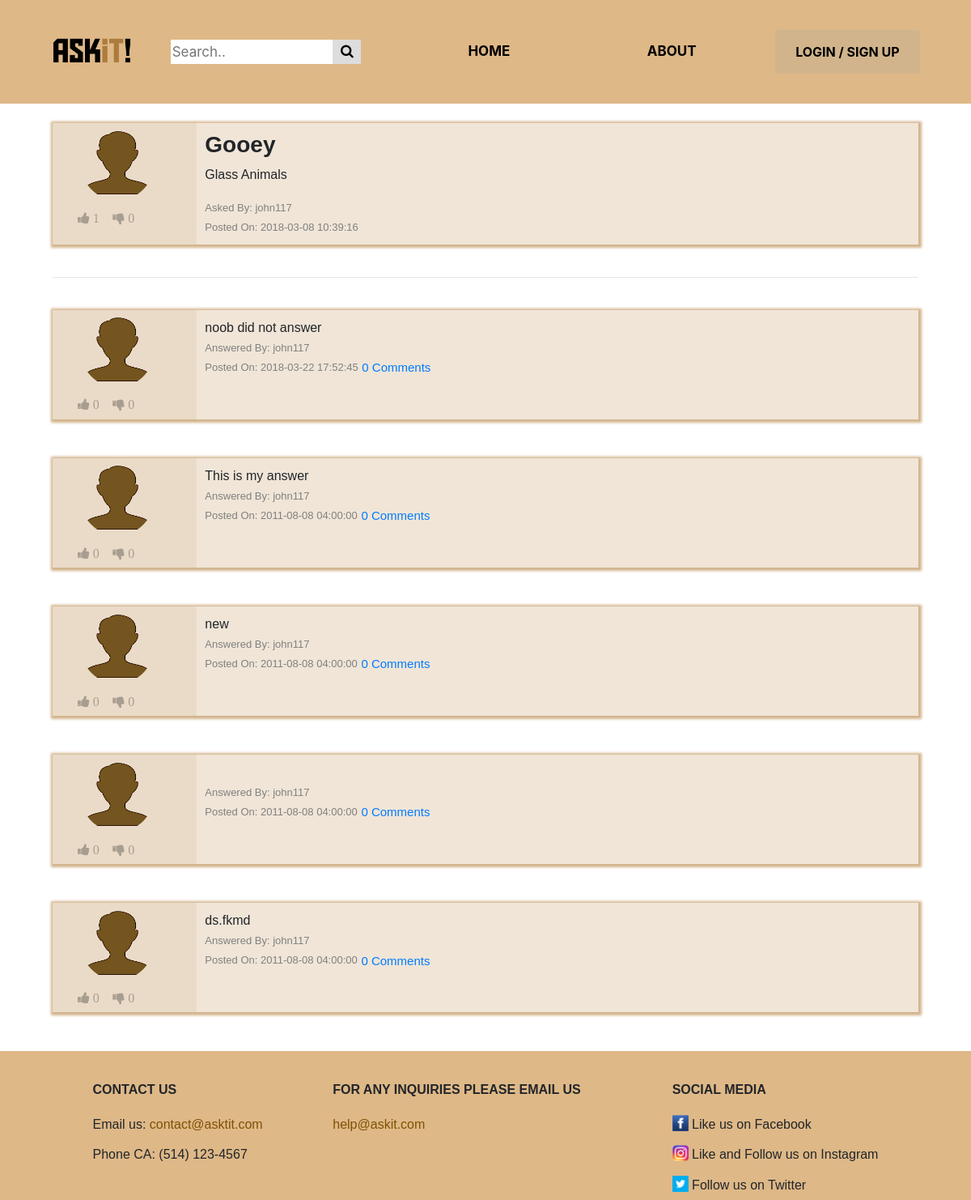
Screenshot of /home_page/questionThreadPage.php?questionid=5 with the database file from the repository.
### tables this page shows
CREATE TABLE IF NOT EXISTS `questions` (
  `id` int(11) NOT NULL AUTO_INCREMENT,
  `account_id` int(11) DEFAULT NULL,
  `header` varchar(100) NOT NULL DEFAULT 'Ain''t it Fun',
  `content` varchar(500) NOT NULL DEFAULT 'Brick by Boring Brick',
  `date` timestamp NOT NULL DEFAULT CURRENT_TIMESTAMP,
  `upvotes` mediumint(8) UNSIGNED NOT NULL DEFAULT '0',
  `downvotes` mediumint(8) UNSIGNED NOT NULL DEFAULT '0',
  `tags` varchar(100) NOT NULL DEFAULT 'noob',
  PRIMARY KEY (`id`),
  KEY `fk_questions_account_id` (`account_id`)
);

CREATE TABLE IF NOT EXISTS `accounts` (
  `id` int(11) NOT NULL AUTO_INCREMENT,
  `username` varchar(20) NOT NULL DEFAULT 'john117',
  `password` varchar(500) DEFAULT NULL,
  `name` varchar(25) NOT NULL DEFAULT 'default name',
  `last_name` varchar(25) NOT NULL DEFAULT 'default  last',
  `gender` set('Male','Female','Other') NOT NULL DEFAULT 'Male',
  `security_one` set('What is the first name of the person you first kissed?','What is the last name of the teacher who gave you your first failing grade?','What is your pets name?','What was the name of your elementary / primary school?','In what city or town does your nearest sibling live?','What was your childhood nickname?','What is the name of your favorite childhood friend?') DEFAULT 'What is the first name of the person you first kissed?',
  `security_two` set('In what city or town did your mother and father meet?','What is the middle name of your oldest child?','What is your favorite team?','What is your favorite movie?','What was your favorite sport in high school?','What was your favorite food as a child?','Who is your childhood sports hero?','What was the name of the company where you had your first job?') NOT NULL DEFAULT 'In what city or town did your mother and father meet?',
  `answer_one` varchar(20) NOT NULL DEFAULT 'a1',
  `answer_two` varchar(20) NOT NULL DEFAULT 'a2',
  `bio` varchar(500) NOT NULL DEFAULT 'Training to be like goku',
  `profession` set('Gamer','Student','Potatoe','Teacher','Professor','Hipster','Trainer','Sloth') NOT NULL DEFAULT 'Potatoe',
  `pin` varchar(4) DEFAULT NULL,
  `profile_picture_path` varchar(500) NOT NULL DEFAULT '../img/avatar2.png',
  PRIMARY KEY (`id`),
  UNIQUE KEY `username` (`username`)
);

CREATE TABLE IF NOT EXISTS `answers` (
  `id` int(11) NOT NULL AUTO_INCREMENT,
  `account_id` int(11) DEFAULT NULL,
  `question_id` int(11) DEFAULT NULL,
  `content` varchar(500) NOT NULL DEFAULT 'noob did not answer',
  `date` timestamp NOT NULL DEFAULT CURRENT_TIMESTAMP,
  `upvotes` mediumint(8) UNSIGNED NOT NULL DEFAULT '0',
  `downvotes` mediumint(8) UNSIGNED NOT NULL DEFAULT '0',
  `best` tinyint(1) DEFAULT NULL,
  PRIMARY KEY (`id`),
  KEY `fk_answers_account_id` (`account_id`),
  KEY `fk_answers_question_id` (`question_id`)
);

### public_html/home_page/questionThreadPage.php (the view, shortened to what the rows shown need)
<?php
	include('header.php');
	include_once('..\..\private\controllers\comment_controller.php');
	include_once('..\..\private\models\Question.php');
	include_once('..\..\private\models\Answer.php');
	include_once('..\..\private\controllers\QuestionThreadController.php');
	require "../../private/models/Vote.php";
	echo "<link rel='stylesheet' type='text/css' href='../css/homepage.css'>
		<link rel='stylesheet' type='text/css' href='../css/questionThread.css'>";
	if (isset($_GET['questionid'])){
		$questId= $_GET['questionid'];
		$votesQ=[];
		$votesA=[];
		$qtc = new QuestionThreadController();
		$questionThread = $qtc::getQuestionThread($questId);
		$row = $questionThread->getQuestion();
		echo "<div class = 'container'>";
		$vote=getVote($votesQ,$row->getId());
	    if($questId==$vote['ref_id'])
	    	$vote_class=Vote::getClass($vote);
	    else
	    	$vote_class=Vote::getClass(false);
		echo "
		<br>
		<div class= 'questionBlock'>
		<div class='col-md-2 '>";
		$file_path=$questionThread->getQuestionFileName();
        if(!file_exists($file_path)) {
           	$file_path = "..\img\avatar2.png";
        };
            echo "<div class='col-md-10'><img class='circle_img' src=".$file_path."></div>
			<! ---------------------------- Left column of the Question Block ------------------------ -->
	            <div class='details vote_btns ".$vote_class." '>
  	            <form action= '..\..\private\models\Like.php?ref=questions&ref_id=".$row->getId()."&vote=1&page=questionThreadPage.php?questionid=".$row->getId()."'' method='POST'>
  	              <button type='submit' class='vote_btn vote_like' ";
  	              if(!isset($_SESSION['userid'])){
  	              	echo "disabled";
  	              }
  	            echo "><i class='fa fa-thumbs-up'> ". $row->getUpvotes() . "</i></button>
  	            </form>
  	            <form action='..\..\private\models\Like.php?ref=questions&ref_id=".$row->getId()."&vote=-1&page=questionThreadPage.php?questionid=".$row->getId()."' method='POST'>
  	              <button type='submit' class='vote_btn vote_dislike' ";
  	              if(!isset($_SESSION['userid'])){
  	              	echo "disabled";
  	              }
  	            echo "><i class='fa fa-thumbs-down'> ". $row->getDownvotes() . "</i></button>
  	              </form>
  	            </div>
  	            </div>
		    <div class='col-md-10 question'>
		        <h3><strong>".$row->getHeader()."</strong></h3>
		        <p>".$row->getContent()."</p>
		        <span class ='questionByDetail'>
			        Asked By: ".$questionThread->getQuestionName()."<br>
				  	Posted On: ".$row->getDate()."<br>
		        </span>
		    </div>
	    </div><br><hr>";
		$answerRow = $questionThread->getAnswerThreadArray();
		$counter=0;
		if($answerRow != null){
			foreach ($answerRow as $info){
				echo "<div class = 'block'>";
				$answerInfo = $info->getAnswer();
				$voteA=getVote($votesA,$answerInfo->getId());
				if($answerInfo->getId()==$voteA['ref_id'])
	    			$vote_class=Vote::getClass($voteA);
	    		else
	    			$vote_class=Vote::getClass(false);
	    		$commentRow=[];
				echo "
				<br>
				<div class= 'answerBlock'>
				<div class='col-md-2 '>";
				$file_path=$info->getAnswerFileName();
		                if(!file_exists($file_path)) {
		                	$file_path = "..\img\avatar2.png";
		        };
		        echo "<div class='col-md-10'><img class='circle_img' src=".$file_path."></div>
				<! ---------------------------- Left column of the Answer Block ------------------------ -->
	            <div class='details vote_btns ".$vote_class." '>
  	            <form action= '..\..\private\models\Like.php?ref=answers&ref_id=".$answerInfo->getId()."&vote=1&page=questionThreadPage.php?questionid=".$row->getId()."' method='POST'>
  	              <button type='submit' class='vote_btn vote_like' ";
  	              if(!isset($_SESSION['userid'])){
  	              	echo "disabled";
  	              }
  	            echo "><i class='fa fa-thumbs-up'> ". $answerInfo->getUpvotes() . "</i></button>
  	            </form>
  	            <form action='..\..\private\models\Like.php?ref=answers&ref_id=".$answerInfo->getId()."&vote=-1&page=questionThreadPage.php?questionid=".$row->getId()."' method='POST'>
  	              <button type='submit' class='vote_btn vote_dislike' ";
  	              if(!isset($_SESSION['userid'])){
  	              	echo "disabled";
  	              }
  	            echo "><i class='fa fa-thumbs-down'> ". $answerInfo->getDownvotes() . "</i></button>
  	              </form>
  	            </div></div>";
  	            echo "
			        <div class='question col-md-10'>
			            ".$answerInfo->getContent()."<br>
			            <span class ='questionByDetail'>
				            Answered By: ".$info->getAnswerName()."<br>
						  	Posted On: ".$answerInfo->getDate()."
						  	<a class='btn btn-link commentButton' data-toggle='collapse' href='#allComments".$counter."' role='button' aria-expanded='false' aria-controls='allComments".$counter."'>
						  	".sizeof($commentRow)."
							Comments
							</a>
			            </span>
			        </div>
			        </div>
		    	";
		    	echo "<div class='collapse' id='allComments".$counter."'>";
		    	echo "</div></div><br>";
		    	$counter++;
			}
		}
	}
	else
		echo "Question not found";
	echo "</div>";
	function getVote($votes,$info_id){
	    return false;
	}
	include('footer.php');
?>

### rows the page displays
questions: upvotes "1", downvotes "0", header "Gooey", content "Glass Animals", account.username "john117", date "2018-03-08 10:39:16"
answers: upvotes "0", downvotes "0", content "noob did not answer", account.username "john117", date "2018-03-22 17:52:45", sizeof($commentRow) "0"
answers: upvotes "0", downvotes "0", content "This is my answer", account.username "john117", date "2011-08-08 04:00:00", sizeof($commentRow) "0"
answers: upvotes "0", downvotes "0", content "new", account.username "john117", date "2011-08-08 04:00:00", sizeof($commentRow) "0"
answers: upvotes "0", downvotes "0", account.username "john117", date "2011-08-08 04:00:00", sizeof($commentRow) "0"
answers: upvotes "0", downvotes "0", content "ds.fkmd", account.username "john117", date "2011-08-08 04:00:00", sizeof($commentRow) "0"
